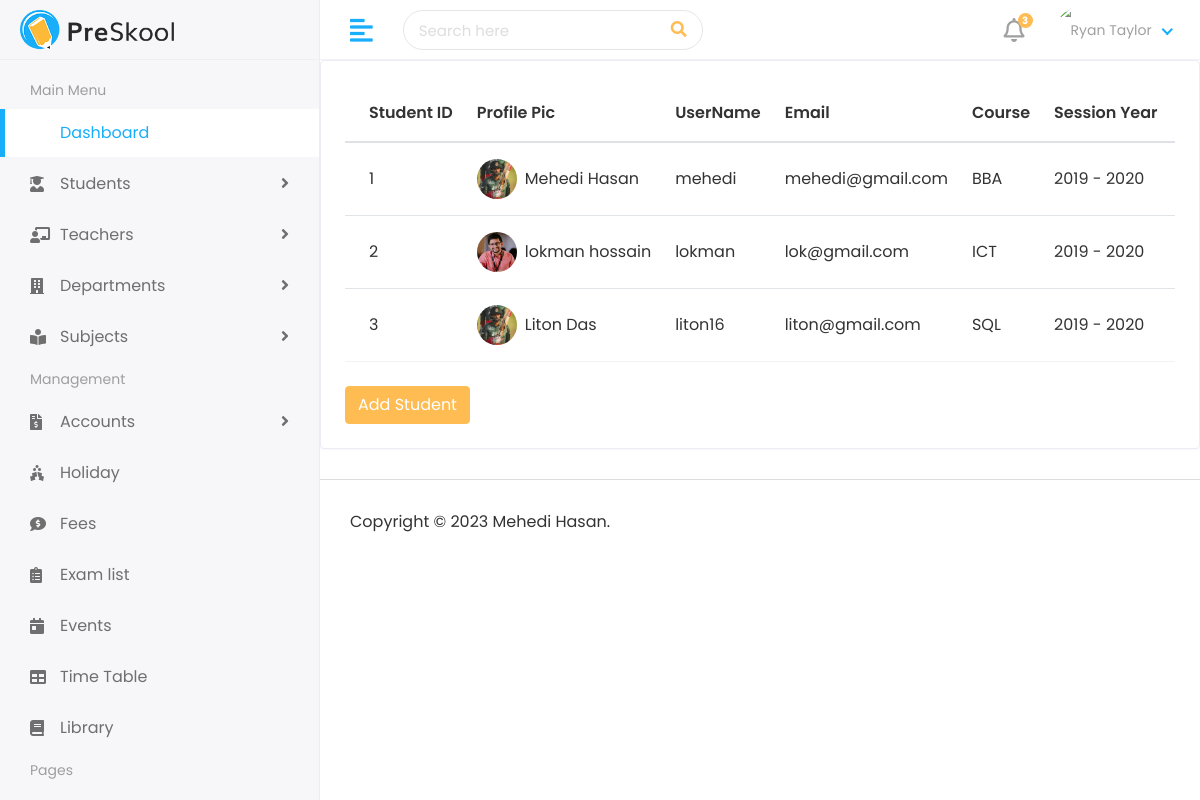
Before: /student/myAdmin/Student/studentList with the older database file.
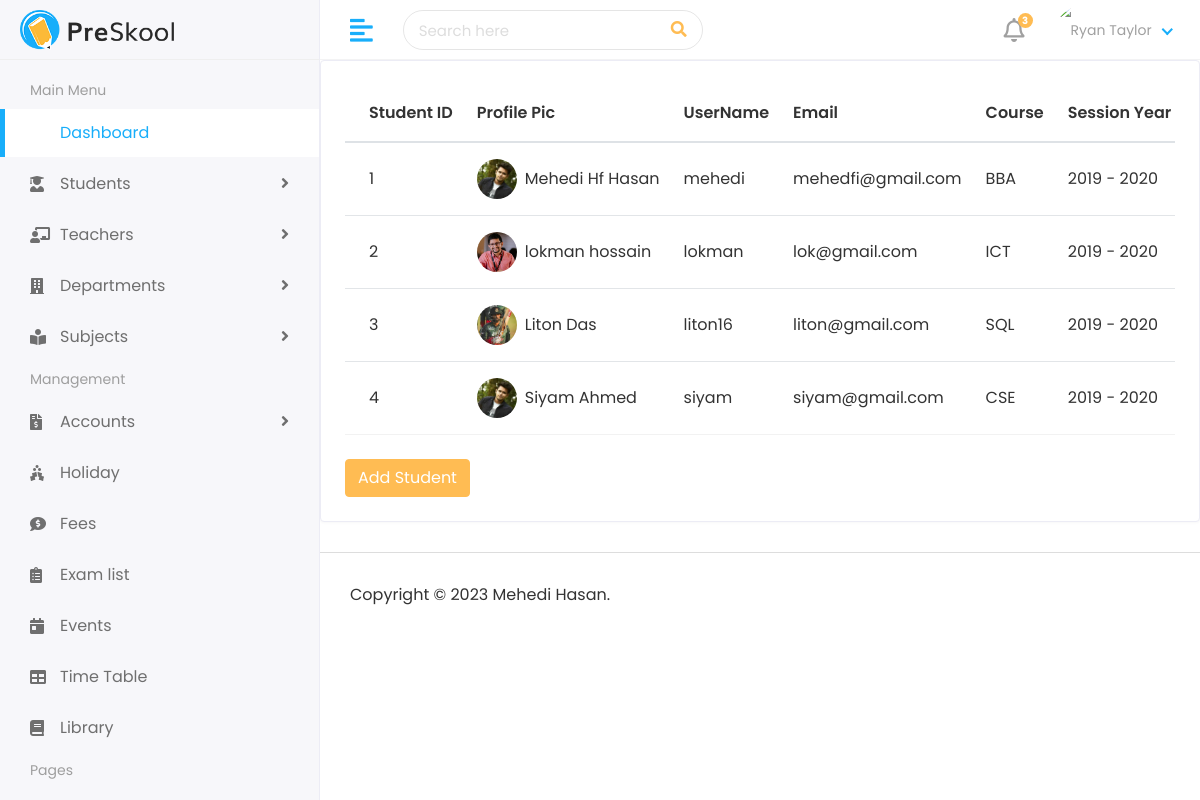
After: the same page with the newer database file.
### student/models.py (models this page shows, shortened)
class studentModel(models.Model):
    admin = models.OneToOneField(customUser , on_delete=models.CASCADE)
    address=models.TextField()
    gender = models.CharField(max_length=100)
    courseid = models.ForeignKey(courseModel, on_delete=models.DO_NOTHING,default=1)  # Set the default course
    sessionyearid = models.ForeignKey(sessionYearModel, on_delete=models.DO_NOTHING,default=1)
    cratedat = models.DateTimeField(auto_now_add=True)  # Set the default value using timezone.now
    updateat = models.DateTimeField(auto_now=True)

class courseModel(models.Model):
    name=models.CharField(max_length=100)
    createat=models.DateTimeField(auto_now_add=True)
    updateat=models.DateTimeField(auto_now=True)
    def __str__(self):
        return self.name

class sessionYearModel(models.Model):
    sessionStart=models.CharField(max_length=100)
    sessionEnd=models.CharField(max_length=100)
    def __str__(self):
        return self.sessionStart + " - " + self.sessionEnd

### authentication/models.py (models this page shows)
class customUser(AbstractUser):
    USER=(
        (1,"admin"),
        (2,"Teacher"),
        (3,"students"),
    )
    user_type=models.CharField(choices=USER,max_length=50,default=1)
    profile_pic=models.ImageField(upload_to="media/profile_pic")

### student/views.py (the view)
# urls.py: path('myAdmin/Student/studentList', views.studentList,name="studentList"),
def studentList(request):
    allStudent=studentModel.objects.all()
    return render(request,"Students/studentList.html",{"student":allStudent})

### templates/Students/studentList.html (shortened to what this page needs)
{% extends 'base.html' %}
{% block content %}
<div class="row">
    <div class="col-sm-12">
       <div class="card card-table">
          <div class="card-body">
             <div class="table-responsive">
                <table class="table table-hover table-center mb-0 datatable">
                   <thead>
                      <tr>
                        <th>Student ID</th>
                        <th>Profile Pic</th>
                         <th>UserName</th>
                         <th>Email</th>
                         <th>Course</th>
                         <th>Session Year</th>
                         <th>gender</th>
                      </tr>
                   </thead>
                   <tbody>
                     {% for s in  student%}
                     <tr>
                         <td>{{s.id}}</td>
                         <td>
                            <h2 class="table-avatar">
                               <a href="student-details.html" class="avatar avatar-sm mr-2"><img class="avatar-img rounded-circle" src="/{{s.admin.profile_pic}}" alt="User Image"></a>
                               <a href="student-details.html">{{s.admin.first_name}}  {{s.admin.last_name}}</a>
                            </h2>
                         </td>
                         <td>{{s.admin.username}}</td>
                         <td>{{s.admin.email}}</td>
                         <td>{{s.courseid}}</td>
                         <td>{{s.sessionyearid}}</td>
                         <td>{{s.gender}}</td>
                      </tr>
                      {% endfor %}
                   </tbody>
                </table>
             </div> <br>
            <a class="btn btn-primary" href="{% url "addStudent" %}">Add Student</a>
          </div>
       </div>
    </div>
 </div>
{% endblock %}

Changed rows visible on the page:
changed studentModel "Hasan": admin.profile_pic: a different picture; admin.first_name "Mehedi" → "Mehedi Hf"; admin.email "mehedi@gmail.com" → "mehedfi@gmail.com"
added studentModel: id "4", admin.profile_pic (picture), admin.first_name "Siyam", admin.last_name "Ahmed", admin.username "siyam", admin.email "siyam@gmail.com", courseid "CSE", sessionyearid "2019 - 2020"
